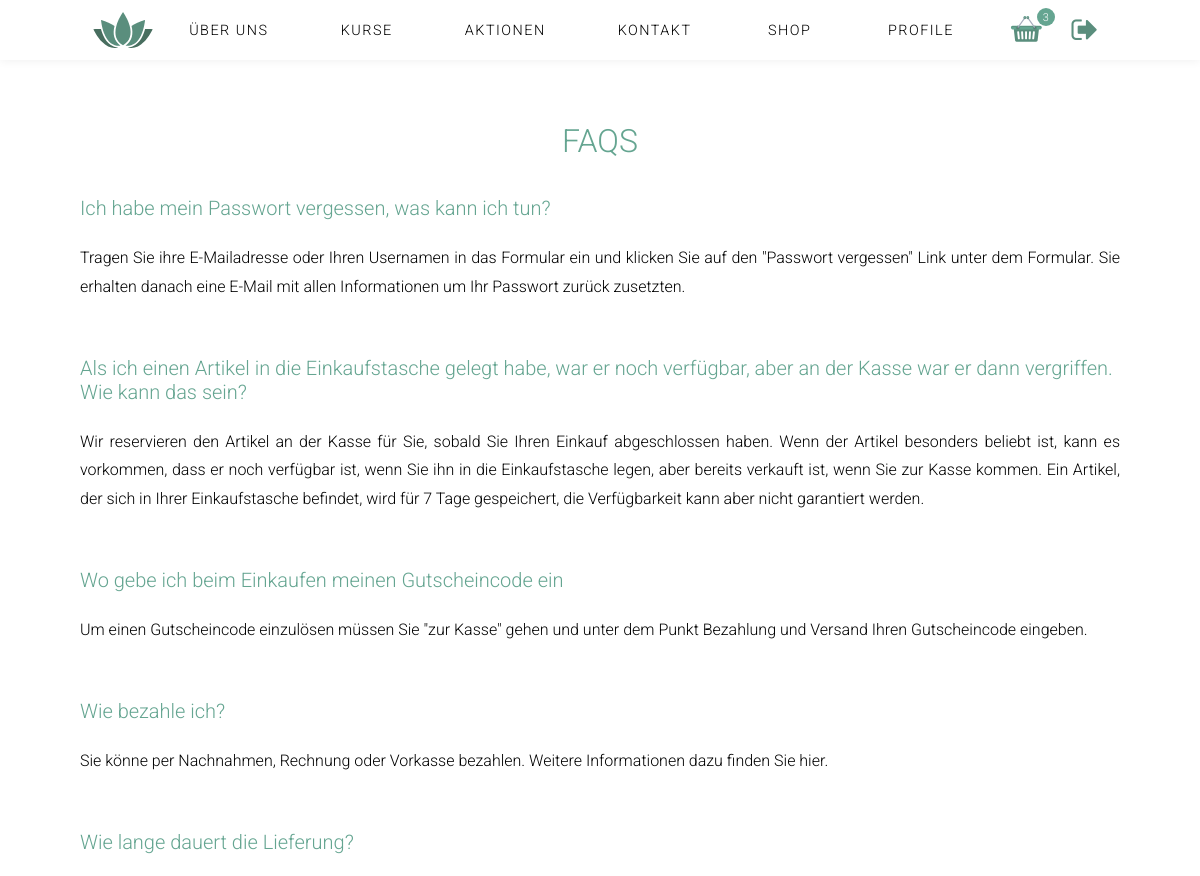
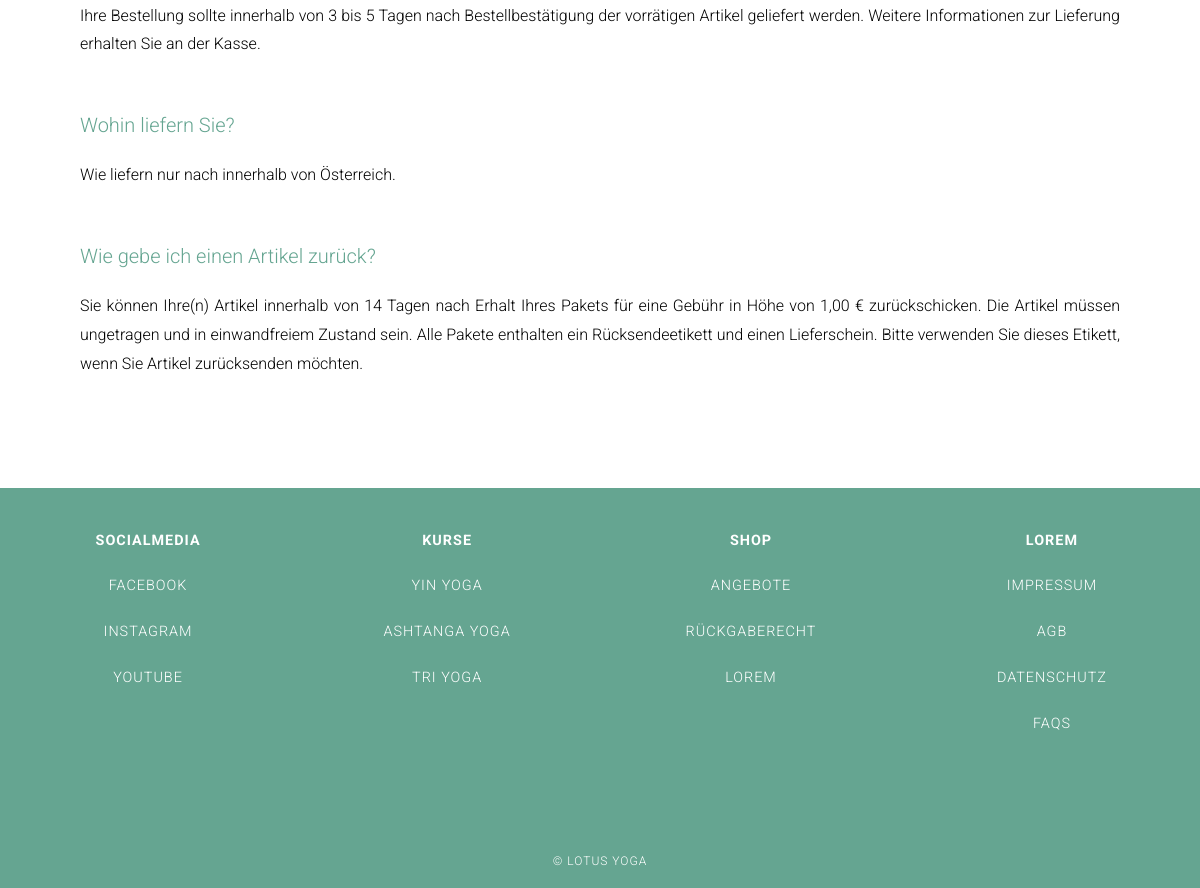
The page /index.php?page=FAQs (signed in) on the database its author committed (2 pictures, top to bottom).
### tables this page shows
CREATE TABLE `contents` (
  `id` int(11) NOT NULL,
  `_name` varchar(1000) NOT NULL,
  `type` varchar(150) NOT NULL,
  `content` varchar(1000) NOT NULL DEFAULT '',
  `sequence` int(11) NOT NULL,
  `is_active` tinyint(1) NOT NULL DEFAULT '1',
  `deleted_at` timestamp NULL DEFAULT NULL
);

### index.php (called while the page is built, shortened)
<?php
$content = ('content/');
include('functions/load_Content.php');
include('header.php');
if( ! isset($_GET['page']) ){
	$page = "home";
}else{
	$page = $_GET['page'];
}
if($page){
	$content .= $page .".php";
}
include($content);
include('footer.php');
?>

### functions/load_Content.php (called while the page is built, shortened)
<?php
function get_specific_content_data($table_name, $where, $equals){
    global $link;
    $sql = "SELECT * FROM " .$table_name. " WHERE ". $where . " = '" . $equals . "' AND deleted_at IS NULL ";
    $res = mysqli_query($link, $sql);
    return $res;
}
function get_ordered_content_data($table_name, $where, $equals, $order_by, $asc_desc){
    global $link;
    $sql = "SELECT * FROM " .$table_name. " WHERE ". $where . " = '" . $equals ."' ORDER BY ".$order_by." ". $asc_desc;
    $res = mysqli_query($link, $sql);
    return $res;
}
$faqs = get_specific_content_data('contents', '_name', 'faqs');
$footer = get_ordered_content_data('contents', '_name', 'footer', 'sequence', 'asc');
?>

### content/faqs.php (the view)
<section class="content-wrapper footer-content">
  <?php
    while( $row = mysqli_fetch_assoc($faqs) ){
      if($row['type'] == 'headline'){
        echo '<h2>'.$row["content"].'</h2>';
      }elseif($row['type'] == 'subheadline'){
          echo '<h3>'.$row["content"].'</h3>';
      }else{
          echo '<p>'.$row["content"].'</p>';
      }
    }
    ?>
</section>

### footer.php (shortened to what this page needs)
  <footer class="footer_main">
    <section class="links_footer" >
<?php
    $cnt = 0;
    while( $row = mysqli_fetch_assoc($footer) ){
      if($row['type'] == 'subheadline'){
          if($cnt != 0){
            echo '</ul>';
          }
          echo '<ul><li><h4>'.$row["content"].'</h4></li>';
      }else{
          echo '<li><a href="'.$row["content"].'">'.$row["type"].'</a>';
      }
      $cnt++;
    }
    ?>
    </section>
    <small class="copyright">
      &copy; Lotus Yoga
    </small>
  </footer>
</body>
</html>

### css/styles.css (style rules this page uses)
* { font-family: 'Roboto', Helvetica, Verdana, sans-serif; box-sizing: border-box; margin: 0; padding: 0; list-style: none; text-decoration: none; }
html { position: relative; }
.body { margin: 0; }
p { font-weight: 100; line-height: 6vh; }
a { color: inherit; }
.cart-header span, p { line-height:50px; }
.content-wrapper { position: relative; z-index: 50; padding: 110px 5em 5em; background-color: #fff; text-align: center; }
.footer-content p { font-weight: 300; }
.footer-content h2 { color: #65a591; margin-bottom: 1.25em; font-size: 2em; font-weight: 400; }
.content-wrapper.footer-content h3 { color: #65a591; font-size: 1.25em; font-weight: 300; text-align: left; width: 100%; margin: 0; text-transform: none; }
.content-wrapper h2 { font-size: 2em; font-weight: 300; padding: 1vw 0vw; margin: 0 35vw; text-align: center; text-transform: uppercase; }
.content-wrapper h3 { margin: 2em 0; font-size: 1.2em; font-weight: 300; padding: 2vw 0; }
.content-wrapper p { font-size: 1em; line-height: 1.8; margin-bottom: 30px; text-align: justify; }
.footer_main h4 { padding: 1em 0em; }
.footer_main { padding-top: 2em; height: 400px; background-color: #65a591; color: #fff; text-transform: uppercase; font-size: 0.9em; letter-spacing: 1px; font-weight: 300; text-align: center; position: relative; }
.links_footer { display: flex; justify-content: space-around; }
.links_footer ul li a { transition: all 0.5s ease-in-out; display: block; padding: 1em; min-width: 150px; }
.copyright { display: block; text-align: center; position: absolute; left: 0; right: 0; bottom: 20px; }

### rows shown on the page
contents: content "FAQS"
contents: content "Ich habe mein Passwort vergessen, was kann ich tun?"
contents: content "Tragen Sie ihre E-Mailadresse oder Ihren Usernamen in das Formular ein und klicken Sie auf den \"Passwort vergessen\" Link unter dem Formular. Sie erhalten danach eine E-Mail mit allen Informationen um Ihr Passwort zurück zusetzten."
contents: content "Als ich einen Artikel in die Einkaufstasche gelegt habe, war er noch verfügbar, aber an der Kasse war er dann vergriffen. Wie kann das sein?"
contents: content "Wir reservieren den Artikel an der Kasse für Sie, sobald Sie Ihren Einkauf abgeschlossen haben. Wenn der Artikel besonders beliebt ist, kann es vorkommen, dass er noch verfügbar ist, wenn Sie ihn in die Einkaufstasche legen, aber bereits verkauft ist, wenn Sie zur Kasse kommen. Ein Artikel, der sich in Ihrer Einkaufstasche befindet, wird für 7 Tage gespeichert, die Verfügbarkeit kann aber nicht garantiert werden."
contents: content "Wo gebe ich beim Einkaufen meinen Gutscheincode ein"
contents: content "Um einen Gutscheincode einzulösen müssen Sie \"zur Kasse\" gehen und unter dem Punkt Bezahlung und Versand Ihren Gutscheincode eingeben."
contents: content "Wie bezahle ich?"
contents: content "Sie könne per Nachnahmen, Rechnung oder Vorkasse bezahlen. Weitere Informationen dazu finden Sie hier."
contents: content "Wie lange dauert die Lieferung?"
contents: content "Ihre Bestellung sollte innerhalb von 3 bis 5 Tagen nach Bestellbestätigung der vorrätigen Artikel geliefert werden. Weitere Informationen zur Lieferung erhalten Sie an der Kasse."
contents: content "Wohin liefern Sie?"
contents: content "Wie liefern nur nach innerhalb von Österreich."
contents: content "Wie gebe ich einen Artikel zurück?"
contents: content "Sie können Ihre(n) Artikel innerhalb von 14 Tagen nach Erhalt Ihres Pakets für eine Gebühr in Höhe von 1,00 € zurückschicken. Die Artikel müssen ungetragen und in einwandfreiem Zustand sein. Alle Pakete enthalten ein Rücksendeetikett und einen Lieferschein. Bitte verwenden Sie dieses Etikett, wenn Sie Artikel zurücksenden möchten."
contents: content "SOCIALMEDIA"
contents: type "FACEBOOK"
contents: type "INSTAGRAM"
contents: type "YOUTUBE"
contents: content "KURSE"
contents: type "YIN YOGA"
contents: type "ASHTANGA YOGA"
contents: type "TRI YOGA"
contents: content "SHOP"
contents: type "ANGEBOTE"
contents: type "RÜCKGABERECHT"
contents: type "LOREM"
contents: content "LOREM"
contents: type "IMPRESSUM"
contents: type "AGB"
contents: type "DATENSCHUTZ"
contents: type "FAQS"

### other values the page prints
$cnt "3"
